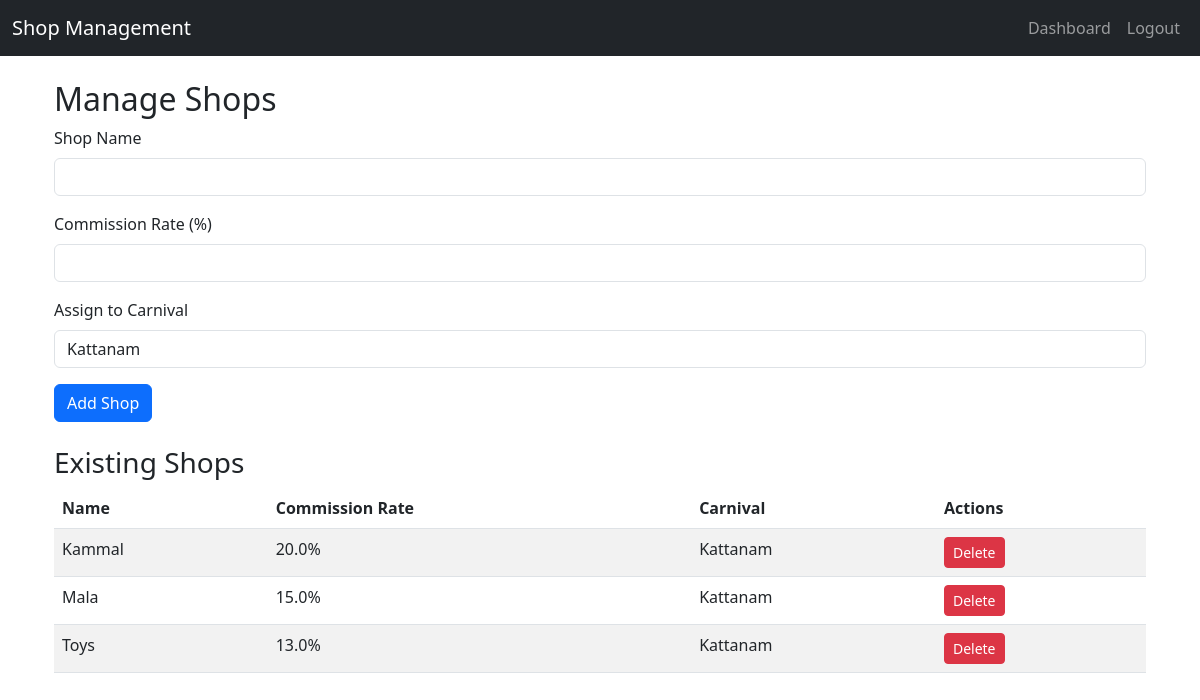
The app's page /admin/shops (signed in) with its own data.
### app.py (models this page shows)
class Shop(db.Model):
    id = db.Column(db.Integer, primary_key=True)
    name = db.Column(db.String(100), unique=True, nullable=False)
    commission_rate = db.Column(db.Float, nullable=False)
    carnival_id = db.Column(db.Integer, db.ForeignKey('carnival.id'), nullable=False)
    carnival = db.relationship('Carnival', backref=db.backref('shops', lazy=True))

class Carnival(db.Model):
    id = db.Column(db.Integer, primary_key=True)
    name = db.Column(db.String(100), unique=True, nullable=False)
    start_date = db.Column(db.Date, nullable=False)
    end_date = db.Column(db.Date, nullable=False)
    agent_id = db.Column(db.Integer, db.ForeignKey('user.id'), nullable=False)  # Assigned Agent
    agent = db.relationship('User', backref=db.backref('carnivals', lazy=True))

### app.py (the view, shortened to what this page needs)
@app.route('/admin/shops', methods=['GET', 'POST'])
@login_required
def manage_shops():
    if current_user.role != 'admin':
        flash('Access denied!', 'danger')
        return redirect(url_for('dashboard'))
    shops = Shop.query.all()
    carnivals = Carnival.query.all()
    return render_template('manage_shops.html', shops=shops, carnivals=carnivals)

### app.py (called while the page is built)
@login_manager.user_loader
def load_user(user_id):
    return User.query.get(int(user_id))

@app.before_request
def session_timeout():
    session.permanent = True
    session.modified = True
    if 'last_activity' in session:
        last_activity = session['last_activity']
        if isinstance(last_activity, str):  # Convert string to datetime
            last_activity = datetime.fromisoformat(last_activity)
            if last_activity.tzinfo is None:
                last_activity = last_activity.replace(tzinfo=timezone.utc)  # Convert to UTC
        if datetime.now(timezone.utc) - last_activity > app.config['PERMANENT_SESSION_LIFETIME']:
            logout_user()
            flash('Session expired. Please log in again.', 'warning')
            return redirect(url_for('login'))
    session['last_activity'] = datetime.now(UTC).isoformat()  # Store as ISO string

### templates/manage_shops.html (shortened to what this page needs)
{% extends "base.html" %}
{% block content %}
<div class="container mt-4">
    <h2>Manage Shops</h2>
    <form method="POST">
        <div class="mb-3">
            <label for="name" class="form-label">Shop Name</label>
            <input type="text" class="form-control" name="name" required>
        </div>
        <div class="mb-3">
            <label for="commission_rate" class="form-label">Commission Rate (%)</label>
            <input type="number" class="form-control" name="commission_rate" step="0.01" required>
        </div>
        <div class="mb-3">
            <label for="carnival_id" class="form-label">Assign to Carnival</label>
            <select name="carnival_id" class="form-control" required>
                {% for carnival in carnivals %}
                    <option value="{{ carnival.id }}">{{ carnival.name }}</option>
                {% endfor %}
            </select>
        </div>
        <button type="submit" class="btn btn-primary">Add Shop</button>
    </form>
    <h3 class="mt-4">Existing Shops</h3>
    <table class="table table-striped">
        <thead>
            <tr>
                <th>Name</th>
                <th>Commission Rate</th>
                <th>Carnival</th>
                <th>Actions</th>
            </tr>
        </thead>
        <tbody>
            {% for shop in shops %}
            <tr>
                <td>{{ shop.name }}</td>
                <td>{{ shop.commission_rate }}%</td>
                <td>{{ shop.carnival.name }}</td>
                <td>
                    <form action="{{ url_for('delete_shop', shop_id=shop.id) }}" method="POST" onsubmit="return confirmDelete();">
                        <button type="submit" class="btn btn-danger btn-sm">Delete</button>
                    </form>
                </td>
            </tr>
            {% endfor %}
        </tbody>
    </table>
</div>
{% endblock %}

### records on screen
Shop: name "Kammal", commission_rate "20.0", carnival.name "Kattanam"
Shop: name "Mala", commission_rate "15.0", carnival.name "Kattanam"
Shop: name "Toys", commission_rate "13.0", carnival.name "Kattanam"

### other values on screen
form field carnival_id "Kattanam"
